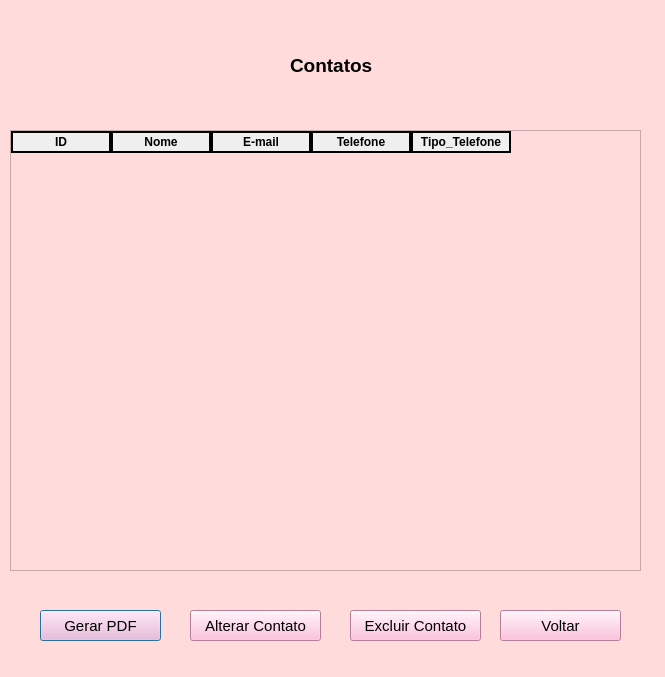
<?xml version="1.0" encoding="UTF-8"?>
<ui version="4.0">
 <class>tabelaContatos</class>
 <widget class="QDialog" name="tabelaContatos">
  <property name="geometry">
   <rect>
    <x>0</x>
    <y>0</y>
    <width>665</width>
    <height>677</height>
   </rect>
  </property>
  <property name="windowTitle">
   <string>Dialog</string>
  </property>
  <property name="styleSheet">
   <string notr="true">background-color: rgb(255, 219, 220);
</string>
  </property>
  <widget class="QTableWidget" name="tableWidget">
   <property name="geometry">
    <rect>
     <x>10</x>
     <y>130</y>
     <width>631</width>
     <height>441</height>
    </rect>
   </property>
   <property name="styleSheet">
    <string notr="true">background-color: rgb(255, 255, 255);

QTableWidget {
    border: 3px solid black;      
    gridline-color: black;         
    selection-background-color: lightblue; 
}

QTableWidget::item {
    border: 1px solid black;     
}

QHeaderView::section {
    border: 2px solid black;       
}
</string>
   </property>
   <column>
    <property name="text">
     <string>ID</string>
    </property>
    <property name="font">
     <font>
      <weight>75</weight>
      <bold>true</bold>
     </font>
    </property>
   </column>
   <column>
    <property name="text">
     <string>Nome</string>
    </property>
    <property name="font">
     <font>
      <weight>75</weight>
      <bold>true</bold>
     </font>
    </property>
   </column>
   <column>
    <property name="text">
     <string>E-mail</string>
    </property>
    <property name="font">
     <font>
      <weight>75</weight>
      <bold>true</bold>
     </font>
    </property>
   </column>
   <column>
    <property name="text">
     <string>Telefone</string>
    </property>
    <property name="font">
     <font>
      <weight>75</weight>
      <bold>true</bold>
     </font>
    </property>
   </column>
   <column>
    <property name="text">
     <string>Tipo_Telefone</string>
    </property>
    <property name="font">
     <font>
      <weight>75</weight>
      <bold>true</bold>
     </font>
    </property>
   </column>
  </widget>
  <widget class="QPushButton" name="gerarPDF">
   <property name="geometry">
    <rect>
     <x>40</x>
     <y>610</y>
     <width>121</width>
     <height>31</height>
    </rect>
   </property>
   <property name="font">
    <font>
     <pointsize>11</pointsize>
    </font>
   </property>
   <property name="autoFillBackground">
    <bool>false</bool>
   </property>
   <property name="styleSheet">
    <string notr="true">background-color: rgb(255, 175, 211);</string>
   </property>
   <property name="text">
    <string>Gerar PDF</string>
   </property>
  </widget>
  <widget class="QPushButton" name="altContato">
   <property name="geometry">
    <rect>
     <x>190</x>
     <y>610</y>
     <width>131</width>
     <height>31</height>
    </rect>
   </property>
   <property name="font">
    <font>
     <pointsize>11</pointsize>
    </font>
   </property>
   <property name="autoFillBackground">
    <bool>false</bool>
   </property>
   <property name="styleSheet">
    <string notr="true">background-color: rgb(255, 175, 211);</string>
   </property>
   <property name="text">
    <string>Alterar Contato</string>
   </property>
  </widget>
  <widget class="QPushButton" name="delContato">
   <property name="geometry">
    <rect>
     <x>350</x>
     <y>610</y>
     <width>131</width>
     <height>31</height>
    </rect>
   </property>
   <property name="font">
    <font>
     <pointsize>11</pointsize>
    </font>
   </property>
   <property name="autoFillBackground">
    <bool>false</bool>
   </property>
   <property name="styleSheet">
    <string notr="true">background-color: rgb(255, 175, 211);</string>
   </property>
   <property name="text">
    <string>Excluir Contato</string>
   </property>
  </widget>
  <widget class="QPushButton" name="voltar">
   <property name="geometry">
    <rect>
     <x>500</x>
     <y>610</y>
     <width>121</width>
     <height>31</height>
    </rect>
   </property>
   <property name="font">
    <font>
     <pointsize>11</pointsize>
    </font>
   </property>
   <property name="autoFillBackground">
    <bool>false</bool>
   </property>
   <property name="styleSheet">
    <string notr="true">background-color: rgb(255, 175, 211);</string>
   </property>
   <property name="text">
    <string>Voltar</string>
   </property>
  </widget>
  <widget class="QLabel" name="contatos">
   <property name="geometry">
    <rect>
     <x>290</x>
     <y>50</y>
     <width>141</width>
     <height>31</height>
    </rect>
   </property>
   <property name="font">
    <font>
     <pointsize>14</pointsize>
     <weight>75</weight>
     <bold>true</bold>
    </font>
   </property>
   <property name="text">
    <string>Contatos</string>
   </property>
  </widget>
 </widget>
 <resources/>
 <connections/>
</ui>
